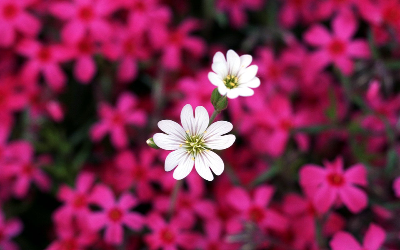
#> input picture 0027.png, 400 x 250 px
$ python demo.py
#> lines starting #> are read from the running program, lines starting #| are printed output that depends on the picture
### MST.py
import copy
import numpy as np
import datetime


class Vertex:
    def __init__(self, vertex_id, level=-1):
        self.vertex_id = vertex_id
        self.level = level


class Edge:
    def __init__(self, edge_from, edge_to, edge_w):
        self.edge_from = edge_from
        self.edge_to = edge_to
        self.edge_w = edge_w


class ListNode:
    def __init__(self):
        self.prev = None
        self.next = None
        self.is_head = False

    def insert_node(self, node):
        while(not self.is_head):
            self = self.prev
        node.prev = self
        node.next = self.next
        if self.next is None:
            self.next = node
        else:
            self.next.prev = node
            self.next = node

    def delete_node(self):
        if self.next is not None:
            self.next.prev = self.prev
            self.prev.next = self.next
        else:
            self.prev.next = None


class VertexToEdgeListNode(ListNode):
    def __init__(self):
        super(VertexToEdgeListNode, self).__init__()
        self.edge = None
        self.belong_to_vertex = None

    def set_vertex(self, belong_to_vertex):
        self.belong_to_vertex = belong_to_vertex
        self.is_head = True

    def insert_edge(self, edge):
        tmp = VertexToEdgeListNode()
        tmp.edge = edge
        self.insert_node(tmp)


class WeightToEdgeListNode(ListNode):
    def __init__(self):
        super(WeightToEdgeListNode, self).__init__()
        self.edge = None
        self.weight = -1

    def set_weight(self, weight):
        self.weight = weight
        self.is_head = True

    def insert_edge(self, edge):
        tmp = WeightToEdgeListNode()
        tmp.edge = edge
        self.insert_node(tmp)


class Graph:
    def __init__(self, img):
        self.img = img.astype(np.int32)
        self.img_height, self.img_width = self.img.shape[0], self.img.shape[1]
        self.vertex_num = self.img_height * self.img_width
        self.create_vertices()
        self.create_adj_edges()

    def create_adj_edges(self):
        print(datetime.datetime.now().strftime('%F %T') + ' Creating graph ...')
        for i in range(self.vertex_num):
            if (i - self.img_width >= 0):
                self.insert_edge(i, i-self.img_width, self.get_weight_func(i, i-self.img_width))
            if (i % self.img_width < self.img_width-1):
                self.insert_edge(i, i+1, self.get_weight_func(i, i+1))
            if (i + self.img_width < self.vertex_num):
                self.insert_edge(i, i+self.img_width, self.get_weight_func(i, i+self.img_width))
            if (i % self.img_width > 0):
                self.insert_edge(i, i-1, self.get_weight_func(i, i-1))

    def create_vertices(self):
        self.vertex_pool = []
        self.vertex_to_edge = []
        for i in range(self.vertex_num):
            self.vertex_pool.append(Vertex(i))
            self.vertex_to_edge.append(VertexToEdgeListNode())
            self.vertex_to_edge[i].set_vertex(self.vertex_pool[i])

    def get_weight_func(self, i, j):
        ax, ay = i // self.img_width, i % self.img_width
        bx, by = j // self.img_width, j % self.img_width
        return np.max(np.abs(self.img[ax, ay] - self.img[bx, by]), axis=-1)

    def insert_edge(self, from_vertex_id, to_vertex_id, edge_weight=-1):
        self.vertex_to_edge[from_vertex_id].insert_edge(Edge(from_vertex_id, to_vertex_id, edge_weight))


class MSTree(Graph):
    def __init__(self, img):
        super(MSTree, self).__init__(img)
        self.parent_edge = []
        self.has_chosen = []
        self.weight_bset = []
        self.weight_to_edge = []
        self.child_edge = []
        for i in range(self.vertex_num):
            self.parent_edge.append(Edge(-1, -1, -1))
            self.has_chosen.append(False)
            self.child_edge.append(VertexToEdgeListNode())
            self.child_edge[i].set_vertex(self.vertex_pool[i])
        for i in range(256):
            self.weight_bset.append(False)
            self.weight_to_edge.append(WeightToEdgeListNode())
            self.weight_to_edge[i].set_weight(i)
        self.prime_algorithm()

    def expand_front(self, cur_vertex_id):
        self.has_chosen[cur_vertex_id] = True
        cur_edge_list = self.vertex_to_edge[cur_vertex_id]
        while cur_edge_list.next is not None:
            cur_edge_list = cur_edge_list.next
            vertex_id = cur_edge_list.edge.edge_to
            if not self.has_chosen[vertex_id]:
                edge_weight = cur_edge_list.edge.edge_w
                self.weight_to_edge[edge_weight].insert_edge(cur_edge_list.edge)
                self.weight_bset[edge_weight] = True

    def prime_algorithm(self, root_id=0):
        print(datetime.datetime.now().strftime('%F %T') + ' Prime algorithm ...')
        self.expand_front(root_id)
        while True:
            if True in self.weight_bset:
                firstOne = self.weight_bset.index(True)
                pListNode = self.weight_to_edge[firstOne].next
            else:
                break
            to_vertex_id = pListNode.edge.edge_to
            if not self.has_chosen[to_vertex_id]:
                from_vertex_id = pListNode.edge.edge_from
                self.child_edge[from_vertex_id].insert_edge(pListNode.edge)
                self.parent_edge[to_vertex_id] = pListNode.edge
                self.weight_to_edge[firstOne].next.delete_node()
                self.expand_front(to_vertex_id)
            else:
                self.weight_to_edge[firstOne].next.delete_node()
            if self.weight_to_edge[firstOne].next is None:
                self.weight_bset[firstOne] = False


class MBDMSTree(MSTree):
    def __init__(self, img):
        super(MBDMSTree, self).__init__(img)
        self.has_visited = []
        self.inque = []
        self.min_barrier_dist = []
        self.is_seed = []
        self.vertex_value = copy.deepcopy(self.img).reshape(-1, 3)
        self.max_value_along_path = copy.deepcopy(self.vertex_value)
        self.min_value_along_path = copy.deepcopy(self.vertex_value)
        for i in range(self.vertex_num):
            self.has_visited.append(False)
            self.inque.append(False)
            self.min_barrier_dist.append(-1)
            self.is_seed.append(False)

    def computer_level(self, root_id=0):
        que = [root_id]
        while que:
            u_id = que[-1]
            que.pop()
            pListNode = self.child_edge[u_id]
            while pListNode.next is not None:
                v_id = pListNode.next.edge.edge_to
                if not self.has_visited[v_id]:
                    self.vertex_pool[v_id].level = self.vertex_pool[u_id].level + 1
                    self.has_visited[v_id] = True
                    que.insert(0, v_id)
                pListNode = pListNode.next

    def bottom_up(self):
        self.computer_level()
        vec = []
        for i in range(self.vertex_num):
            vec.append(self.vertex_pool[i].level)
        vec_sorted_index = sorted(range(len(vec)), key=lambda k: vec[k], reverse=True)
        for i in range(self.vertex_num):
            v_id = vec_sorted_index[i]
            u_id = self.parent_edge[v_id].edge_from
            if u_id == -1:
                break
            if self.min_barrier_dist[v_id] != -1:
                tmp_min = np.min(np.stack((self.vertex_value[u_id], self.min_value_along_path[v_id])), axis=0)
                tmp_max = np.max(np.stack((self.vertex_value[u_id], self.max_value_along_path[v_id])), axis=0)
                tmp_dist = np.min(tmp_max - tmp_min)
                if self.min_barrier_dist[u_id] == -1 or tmp_dist < self.min_barrier_dist[u_id]:
                    self.min_barrier_dist[u_id] = tmp_dist
                    self.min_value_along_path[u_id] = tmp_min
                    self.max_value_along_path[u_id] = tmp_max

    def top_down(self, root_id=0):
        que = [root_id]
        self.inque[root_id] = True
        while que:
            v_id = que[-1]
            que.pop()
            pListNode = self.child_edge[v_id].next
            while pListNode is not None:
                u_id = pListNode.edge.edge_to
                if self.min_barrier_dist[v_id] != -1:
                    tmp_min = np.min(np.stack((self.vertex_value[u_id], self.min_value_along_path[v_id])), axis=0)
                    tmp_max = np.max(np.stack((self.vertex_value[u_id], self.max_value_along_path[v_id])), axis=0)
                    tmp_dist = np.min(tmp_max - tmp_min)
                    if self.min_barrier_dist[u_id] == -1 or tmp_dist < self.min_barrier_dist[u_id]:
                        self.min_barrier_dist[u_id] = tmp_dist
                        self.min_value_along_path[u_id] = tmp_min
                        self.max_value_along_path[u_id] = tmp_max
                    if not self.inque[u_id]:
                        que.insert(0, u_id)
                        self.inque[u_id] = True
                pListNode = pListNode.next

    def compute_MBD(self):
        for i in range(self.vertex_num):
            if self.is_seed[i]:
                self.min_barrier_dist[i] = 0
        print(datetime.datetime.now().strftime('%F %T') + ' Bottom to up ...')
        self.bottom_up()
        print(datetime.datetime.now().strftime('%F %T') + ' Top to down ...')
        self.top_down()
        result = np.array(self.min_barrier_dist)
        result = result.reshape(self.img_height, self.img_width)
        print(datetime.datetime.now().strftime('%F %T') + ' Done.')
        return result

### demo.py
from MST import MBDMSTree
import cv2

if __name__ == "__main__":

    img = cv2.imread('0027.png')
#> img is the input picture: shape (250, 400, 3); mean B, G, R 74.1, 38.3, 125.4
    mbdst = MBDMSTree(img)
#> the loop in create_adj_edges, `for i in range(self.vertex_num):` made 100000 passes
    for i in range(mbdst.img_width):
        mbdst.is_seed[i] = True
        mbdst.is_seed[(mbdst.img_height-1) * mbdst.img_width + i] = True
    for i in range(mbdst.img_height):
        mbdst.is_seed[i * mbdst.img_width] = True
        mbdst.is_seed[i * mbdst.img_width + mbdst.img_width - 1] = True
    salmap = mbdst.compute_MBD()
#> in compute_MBD, `result = result.reshape(self.img_height, self.img_width)`:
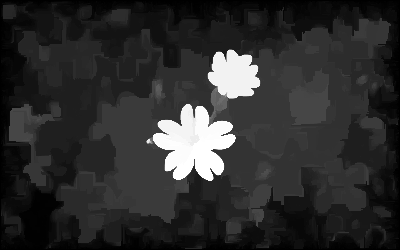
#> result: shape (250, 400) int64; min 0, max 255, mean 46.1
    cv2.imwrite('salmap.png', salmap)
